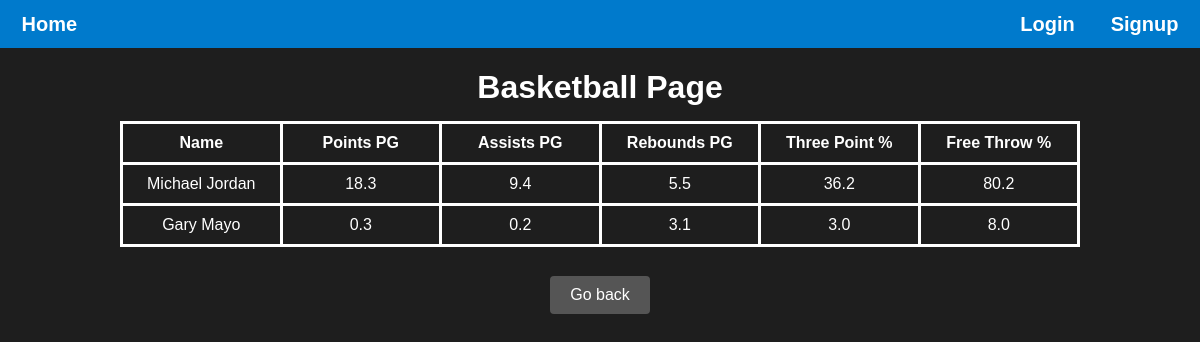
The page /basketball/ on the database as committed earlier.
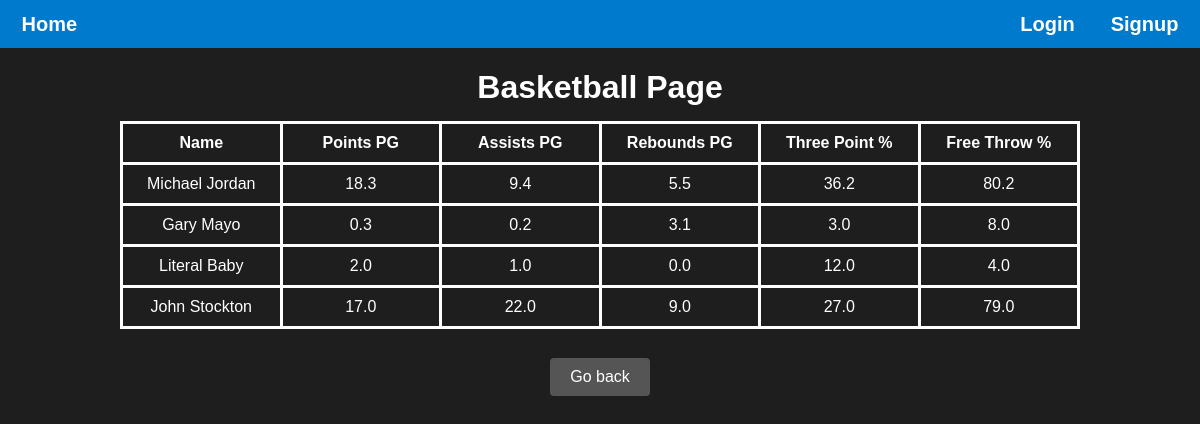
The same page on the database as committed later.
### main/models.py (models this page shows, shortened)
class BasketballStat(models.Model):
    athlete = models.OneToOneField(Athlete, on_delete=models.CASCADE, primary_key=True)
    pointsPG = models.FloatField(blank=True)
    assistsPG = models.FloatField(blank=True)
    reboundsPG = models.FloatField(blank=True)
    threePPerc = models.FloatField(blank=True)
    freeThrowPerc = models.FloatField(blank=True)

class Athlete(models.Model):
    SPORT_CHOICES = [
        ('baseball', 'baseball'),
        ('basketball', 'basketball'),
        ('soccer', 'soccer'),
        ('football', 'football'),
    ]
    id = models.AutoField(primary_key=True)
    firstName = models.CharField(max_length=20, default='N/A')
    lastName = models.CharField(max_length=20, default='N/A')
    height = models.CharField(max_length=5, default='N/A',blank=True, null=True)
    weight = models.IntegerField(blank=True, null=True)
    birthDate = models.DateField(blank=True, null=True)
    age = models.IntegerField(blank=True, null=True)
    wins = models.IntegerField(blank=True, null=True)
    losses = models.IntegerField(blank=True, null=True)
    joinYear = models.IntegerField(blank=True, null=True)
    sport = models.CharField(max_length=20, choices=SPORT_CHOICES, default='Baseball')
    teamName = models.CharField(max_length=20, default='N/A')
    position = models.CharField(max_length=20, default='N/A', blank=True, null=True)
    gamesPlayed = models.IntegerField(default=0, blank=True, null=True)
    numViews = models.IntegerField(default=0, blank=True, null=True)

### main/views.py (the view)
# urls.py: path("<str:sport>/", views.sports_page, name ="sports_page"),
def sports_page(request, sport):
    sort_num = request.GET.get('sort_num', 0)
    logged_in = request.session.get('logged_in', False)
    curr_user_name = request.session.get('curr_user_name', "")
    is_admin = False
    header = table_header(sport)
    if logged_in and curr_user_name:
        try:
            user = User.objects.get(userName=curr_user_name)
            is_admin = user.isAdmin
        except User.DoesNotExist:
            is_admin = False
    stats = get_sorted_sports_stats(sport, int(sort_num))
    are_stats = bool(stats)
    context = {
        "logged_in": logged_in,
        "curr_user_name": curr_user_name,
        "is_admin": is_admin,
        "are_stats": are_stats,
        "sport": sport,
        "stats": stats,
        "header": header
    }
    return render(request, "main/sports_page.html", context)

### main/views.py (called while the page is built)
def table_header(sport):
    if sport == "baseball":
        header = ['Name', 'Batting Avg', 'Home Runs', 'ERA', 'RBI', 'Stolen Bases']
    elif sport == "basketball":
        header = ['Name', 'Points PG', 'Assists PG', 'Rebounds PG', 'Three Point %', 'Free Throw %']
    elif sport == "soccer":
        header = ['Name', 'Goals', 'Shots', 'Saves', 'Fouls', 'Minutes Played']
    else:
        header = ['Name', 'Passing Yards', 'Rushing Yards', 'Tackles', 'Sacks', 'Interceptions']
    return header

### main/templates/main/sports_page.html (shortened to what this page needs)
{% load static %}
<!DOCTYPE html>
<html lang="en">
<head>
    <link rel="stylesheet" href="{% static 'styles.css' %}" />
</head>
<body>
    <div class="header">
        <p><a href="{% url 'landing_page' %}">Home</a></p>
        <div class="header-container">
            {% if not logged_in %}
            <p><a href="{% url 'login_page' %}">Login</a></p>
            <p><a href="{% url 'signup_page' %}">Signup</a></p>
            {% else %}
            <p><a href="{% url 'logout' %}">Logout</a></p>
            <p><a href="{% url 'user_page' curr_user_name %}">Profile</a></p>
            {% endif %}
        </div>
    </div>
    <h1>{{ sport|capfirst }} Page</h1>
    {% if are_stats %}
    <table>
        <tr>
            <th><a href="{% url 'sports_page' sport=sport %}?sort_num=1">{{ header.0 }}</a></th>
            <th><a href="{% url 'sports_page' sport=sport %}?sort_num=2">{{ header.1 }}</a></th>
            <th><a href="{% url 'sports_page' sport=sport %}?sort_num=3">{{ header.2 }}</a></th>
            <th><a href="{% url 'sports_page' sport=sport %}?sort_num=4">{{ header.3 }}</a></th>
            <th><a href="{% url 'sports_page' sport=sport %}?sort_num=5">{{ header.4 }}</a></th>
            <th><a href="{% url 'sports_page' sport=sport %}?sort_num=6">{{ header.5 }}</a></th>
        </tr>
        {% for stat in stats %}
        <tr>
            <td>
                <a href="{% url 'athlete_page' sport=sport athlete_id=stat.athlete.id %}">
                    {{ stat.athlete.firstName }} {{ stat.athlete.lastName }}
                </a>
            </td>
            {% if sport == "baseball" %}
                <td>{{ stat.battingAvg }}</td>
                <td>{{ stat.homeRuns }}</td>
                <td>{{ stat.era }}</td>
                <td>{{ stat.rbi }}</td>
                <td>{{ stat.stolenBases }}</td>
            {% elif sport == "basketball" %}
                <td>{{ stat.pointsPG }}</td>
                <td>{{ stat.assistsPG }}</td>
                <td>{{ stat.reboundsPG }}</td>
                <td>{{ stat.threePPerc }}</td>
                <td>{{ stat.freeThrowPerc }}</td>
            {% elif sport == "soccer" %}
                <td>{{ stat.goalsScored }}</td>
                <td>{{ stat.shots }}</td>
                <td>{{ stat.saves }}</td>
                <td>{{ stat.fouls }}</td>
                <td>{{ stat.minutesPlayed }}</td>
            {% elif sport == "football" %}
                <td>{{ stat.passingYards }}</td>
                <td>{{ stat.rushingYards }}</td>
                <td>{{ stat.tackles }}</td>
                <td>{{ stat.sacks }}</td>
                <td>{{ stat.interceptions }}</td>
            {% endif %}
        </tr>
    {% endfor %}
    </table>
    {% else %}
        <h2>There aren't any {{ sport|capfirst }} stats, try adding some?</h2>
    {% endif %}
    <div class="additional-buttons">
        <form action="{% url 'landing_page' %}" method="get" style="display:inline;">
            <button type="submit" class="btn-secondary">Go back</button>
        </form>
    </div>
</body>
</html>

### main/static/styles.css (style rules this page uses)
body { background-color: #1e1e1e; color: #ffffff; font-family: Arial, sans-serif; display: flex; flex-direction: column; align-items: center; min-height: 100vh; margin: 0; }
.header { display: flex; flex: auto; background-color: #007acc; font-size: 20px; font-weight: 600; justify-content: space-around; align-items: center; gap: 75%; max-height: 48px; min-width: 100%; }
.header-container { display: flex; justify-content: space-between; gap: 36px; }
h1 { font-size: 2em; margin-bottom: 15px; }
a { color: inherit; text-decoration: none; }
button { font-size: 1em; color: #ffffff; background-color: #007acc; border: none; padding: 10px 20px; border-radius: 5px; cursor: pointer; margin: 5px; }
.additional-buttons { display: flex; justify-content: center; gap: 1rem; margin-top: 1.5rem; }
.btn-secondary { padding: 10px 20px; background-color: #555; color: #fff; border: none; border-radius: 4px; cursor: pointer; }
table { border: 3px solid; border-collapse: collapse; text-align: center; width: 80%; table-layout: fixed; }
th, td { border: 3px solid; padding: 10px; }

Rows that differ between the two databases and show on the page:
added BasketballStat: athlete.firstName "Literal", athlete.lastName "Baby", pointsPG "2.0", assistsPG "1.0", reboundsPG "0.0", threePPerc "12.0", freeThrowPerc "4.0"
added BasketballStat: athlete.firstName "John", athlete.lastName "Stockton", pointsPG "17.0", assistsPG "22.0", reboundsPG "9.0", threePPerc "27.0", freeThrowPerc "79.0"
